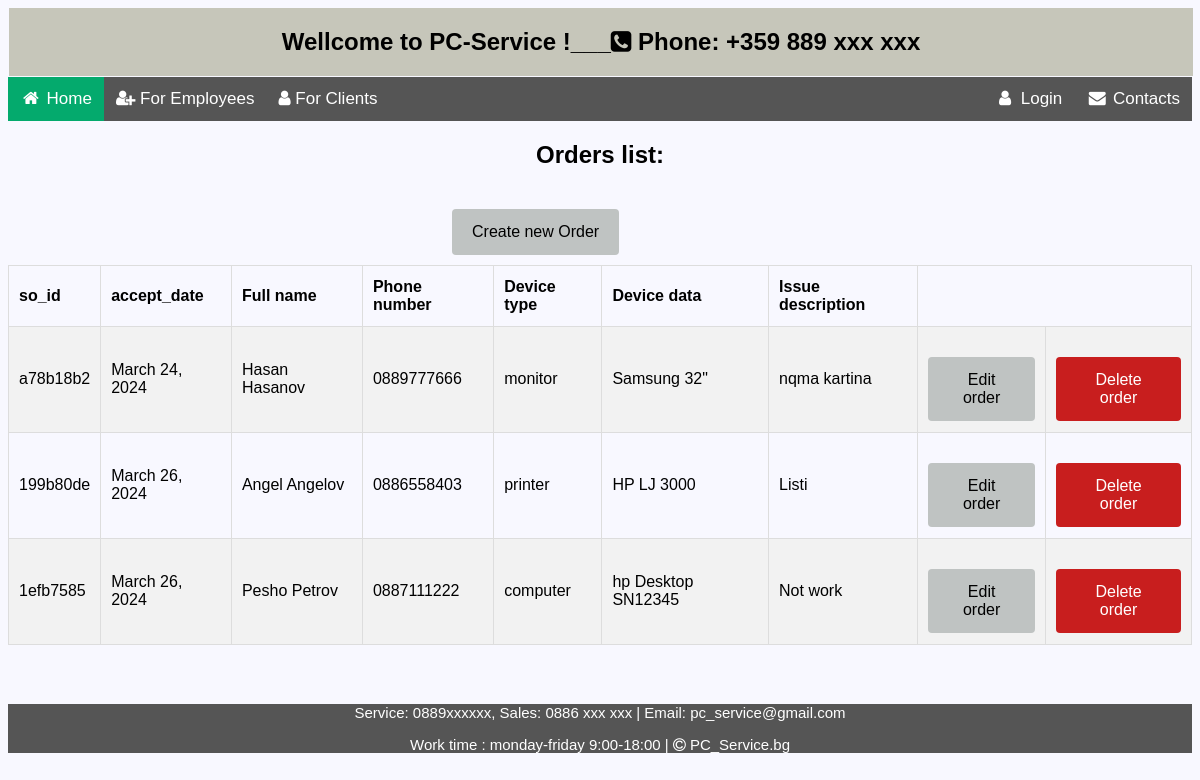
Before: /reception/orders-list/ with the older database file.
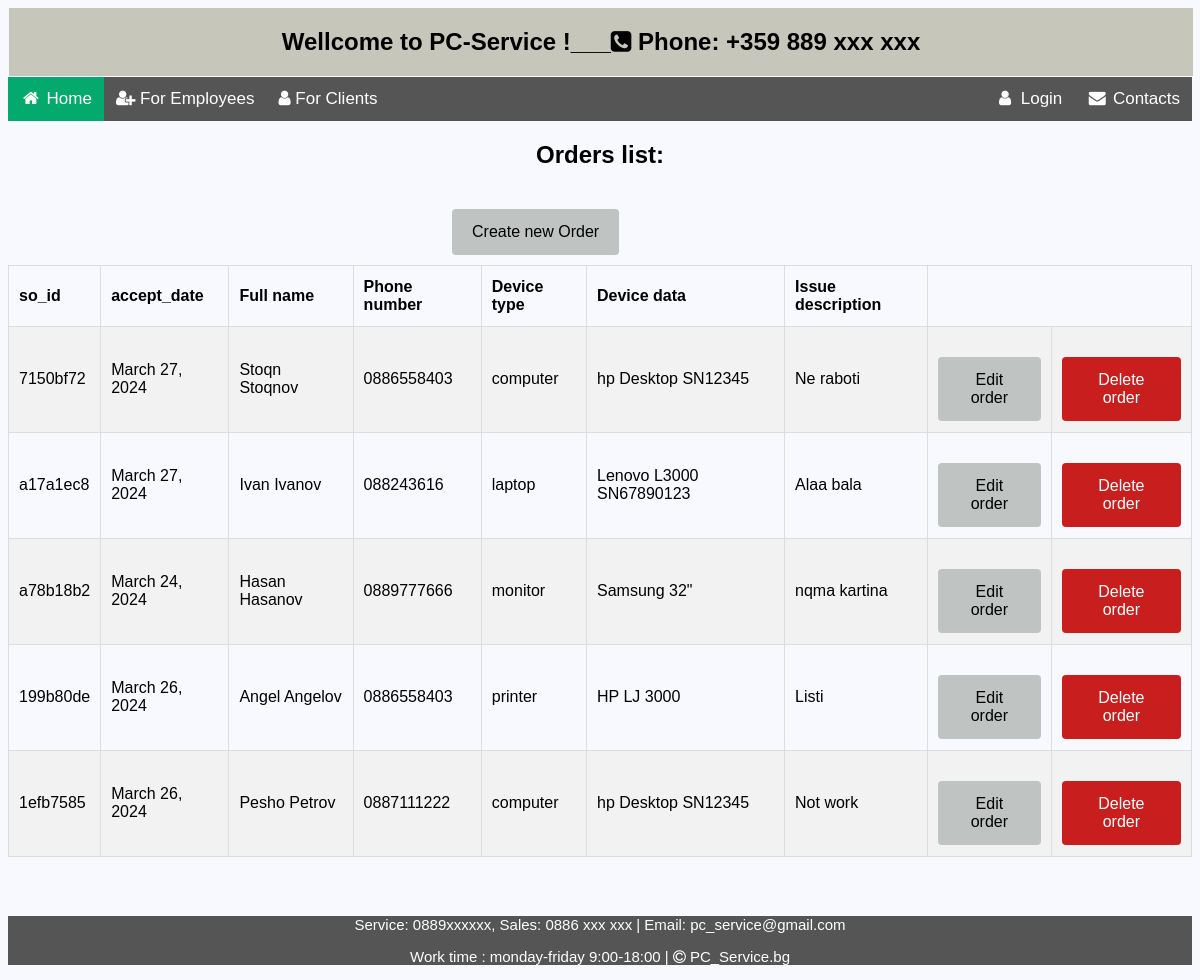
After: the same page with the newer database file.
### sm_system/reception/models.py (models this page shows, shortened)
class ServiceOrder(models.Model):
    ORDER_STATUS = (
        ('open', 'Open'),
        ('in_progress', 'In progress'),
        ('completed', 'Completed'),
        ('closed', 'Closed')
    )
    DEVICE_TYPE = (
        ('computer', 'Computer'),
        ('laptop', 'Laptop'),
        ('monitor', 'Monitor'),
        ('printer', 'Printer')
    )
    SK_MAX_LEN = 20
    DEVICE_TYPE_MAX_LEN = 20
    DEVICE_DATA_MAX_LEN = 200
    PRICE_MAX_LENGTH = 10
    ISSUE_MAX_LEN = 300
    RESOLUTION_MAX_LEN = 300
    STATUS_MAX_LEN = 20
    so_id = models.CharField(
        max_length=SK_MAX_LEN,
        unique=True,
        default=generate_unique_id,
        editable=False,
    )
    accept_date = models.DateField(
        blank=False,
        null=False,
        default=date.today,
    )
    client = models.ForeignKey(Client, on_delete=models.CASCADE, null=False, blank=False, default=last_client())
    technician = models.ForeignKey(SmsUser, on_delete=models.CASCADE, null=True, blank=True)
    device_type = models.CharField(
        max_length=DEVICE_TYPE_MAX_LEN,
        choices=DEVICE_TYPE,
        null=False,
        blank=False,
    )
    device_data = models.CharField(
        max_length=DEVICE_DATA_MAX_LEN,
        null=False,
        blank=False,
    )
    issue_description = models.TextField(
        max_length=ISSUE_MAX_LEN,
    )
    status = models.CharField(
        max_length=STATUS_MAX_LEN,
        choices=ORDER_STATUS,
        default='Open',
    )
    class Meta:
        ordering = ('-pk',)

### sm_system/clients/models.py (models this page shows)
class Client(models.Model):
    FIRST_NAME_MIN_LEN = 2
    FIRST_NAME_MAX_LEN = 30
    LAST_NAME_MIN_LEN = 2
    LAST_NAME_MAX_LEN = 30
    PHONE_MAX_LENGTH = 12
    PHONE_MIN_LENGTH = 9
    email = models.EmailField(
        unique=True,
        validators={validators.EmailValidator},
        blank=True,
        null=True
    )
    first_name = models.CharField(
        max_length=FIRST_NAME_MAX_LEN,
        validators=(
            validators.MinLengthValidator(FIRST_NAME_MIN_LEN),
            is_letter_validator,
            first_char_capital_validator,
        ),
        blank=False,
        null=False,
    )
    last_name = models.CharField(
        max_length=LAST_NAME_MAX_LEN,
        validators=(
            validators.MinLengthValidator(LAST_NAME_MIN_LEN),
            is_letter_validator,
            first_char_capital_validator,
        ),
        blank=False,
        null=False,
    )
    phone_number = models.CharField(
        max_length=PHONE_MAX_LENGTH,
        validators=(
            validators.MinLengthValidator(PHONE_MIN_LENGTH),
            phone_validator,
        ),
        blank=False,
        null=False,
    )
    def __str__(self):
        return f'{self.first_name} {self.last_name}'
    class Meta:
        ordering = ('-pk',)

### sm_system/reception/views.py (the view)
# urls.py: path('orders-list/', OrdersListView.as_view(), name='orders_list'),
class OrdersListView(ListView):
    model = ServiceOrder
    template_name = 'reception/orders_list.html'
    def get_queryset(self):
        return super().get_queryset()

### templates/reception/orders_list.html
{% extends 'home_page.html' %}
{% load static %}
{% block content %}
<div class="info div "  >
    <h2 class="headers"> Orders list:</h2>
    <div class="center">
        <a href="{% url 'create_order'%}" class="button ">Create new Order</a>
    </div>
    <table class="table" style="width: 100%">
        <tr >
            <th>so_id</th>
            <th>accept_date</th>
            <th>Full name</th>
            <th>Phone number</th>
            <th>Device type</th>
            <th>Device data</th>
            <th>Issue description</th>
        </tr>
        {% for order in object_list %}
        <tr>
            <td>{{ order.so_id }}</td>
            <td>{{ order.accept_date }}</td>
            <td>{{ order.client }}</td>
            <td>{{ order.client.phone_number }}</td>
            <td>{{ order.device_type }}</td>
            <td>{{ order.device_data }}</td>
            <td>{{ order.issue_description }}</td>
            <td><a class="edit-button" href="{% url 'edit_order' pk=order.pk %}" >Edit order</a></td>
            <td><a class="edit-button" style="background-color: #c81e1e; color:white" href="{% url 'delete_order' pk=order.pk %}" >Delete order</a></td>
        </tr>
        {% empty %}
            <h2 class="center" >No records in Orders!</h2>
        {% endfor %}
    </table>
</div>
{% endblock %}

Changed rows visible on the page:
added ServiceOrder: so_id "7150bf72", accept_date "March 27, 2024", client "Stoqn Stoqnov", client.phone_number "0886558403", device_type "computer", device_data "hp Desktop SN12345", issue_description "Ne raboti"
added ServiceOrder: so_id "a17a1ec8", accept_date "March 27, 2024", client "Ivan Ivanov", client.phone_number "088243616", device_type "laptop", device_data "Lenovo L3000 SN67890123", issue_description "Alaa bala"
